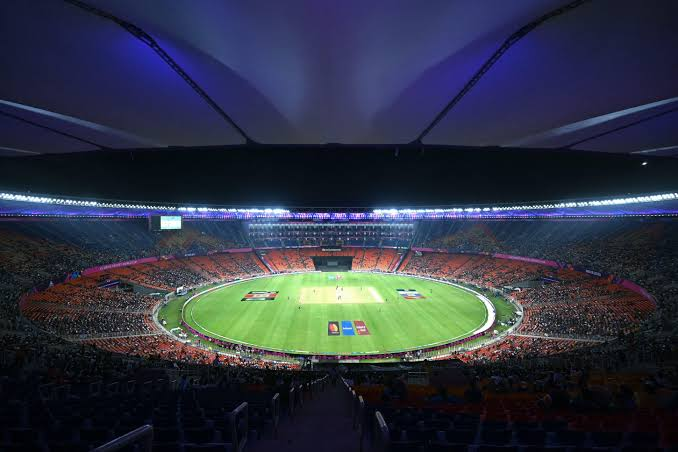
#> input picture ipl_killed/thumb/src/stadium.jpg, 678 x 452 px, given in place of stadium.png, which was not available
$ python make_thumb_v2.py
#> lines starting #> are read from the running program, lines starting #| are printed output that depends on the picture; after the words box and inside, x2 and y2 are one past the last pixel; in counts of white or black regions, pixels touching at a corner belong together
#!/usr/bin/env python3
"""Karun '303* -> FORGOTTEN' thumbnail, v2: real 303* celebration (warm gold, rays, confetti) vs a tight 2025
face (cold teal, rim light, haze), glowing jagged crack, tilted 3D text, curved arrow, branded badge.
python3 make_thumb_v2.py -> out/Karun_303_thumbnail_v2.jpg"""
import math
import os

import numpy as np
from PIL import Image, ImageDraw, ImageEnhance, ImageFilter, ImageFont
from scipy import ndimage as nd

HERE = os.path.dirname(os.path.abspath(__file__))
ROOT = os.path.dirname(HERE)
ANTON = os.path.join(ROOT, "doc_video", "thumb", "fonts", "Anton-Regular.woff")
STADIUM = os.path.join(ROOT, "ipl_killed", "thumb", "up", "stadium.png")
W, H = 1280, 720
Y, INK, RED = (255, 222, 89), (14, 14, 16), (222, 32, 38)
rng = np.random.default_rng(11)


def cover(im, w, h, fx=0.5, fy=0.5):
    s = max(w / im.width, h / im.height)
    im = im.resize((round(im.width * s), round(im.height * s)), Image.LANCZOS)
    x, y = int((im.width - w) * fx), int((im.height - h) * fy)
    return im.crop((x, y, x + w, y + h))


def crack_x(y):
    """Jagged seam position at row y (about 40% across, leaning slightly)."""
    base = 505 - (y - H / 2) * 0.10
    return base + 14 * math.sin(y / 23.0) + 9 * math.sin(y / 7.3 + 1.0)


def background():
    bg = cover(Image.open(STADIUM).convert("RGB"), W, H, 0.5, 0.3).filter(ImageFilter.GaussianBlur(10))
    a = np.asarray(bg, np.float32) / 255
    lum = a.mean(2, keepdims=True)
    warm = np.clip(lum * np.array([1.55, 1.05, 0.45]) * 1.15 + np.array([0.10, 0.05, 0.0]), 0, 1)
    cold = np.clip(lum * np.array([0.35, 0.62, 0.80]) * 0.85, 0, 1)
    xx = np.arange(W)[None, :]
    seam = np.array([crack_x(y) for y in range(H)])[:, None]
    left = (xx < seam).astype(np.float32)[..., None]
    out = warm * left + cold * (1 - left)
    yy, xg = np.mgrid[0:H, 0:W]
    # light rays fanning from behind the celebrating Karun (left)
    ang = np.arctan2(yy - 120, xg - 250)
    rays = (0.5 + 0.5 * np.cos(ang * 18)) ** 6 * np.exp(-((xg - 250) ** 2 + (yy - 120) ** 2) / (2 * 380 ** 2))
    out += (rays * left[..., 0])[..., None] * np.array([1.0, 0.75, 0.3]) * 0.55
    # heavy vignette on the cold side, soft on the warm side
    r = ((xg - 880) / 520) ** 2 + ((yy - 320) / 420) ** 2
    out *= np.clip(1 - 0.75 * r, 0.15, 1)[..., None] * (1 - left) + np.clip(1 - 0.25 * (((xg - 250) / 500) ** 2 + ((yy - 300) / 450) ** 2), 0.5, 1)[..., None] * left
    return Image.fromarray(np.clip(out * 255, 0, 255).astype(np.uint8)).convert("RGBA"), left[..., 0]


# [32 lines left out: functions tone, place_person, not called in this run]


def confetti(base, left_mask):
    lay = Image.new("RGBA", (W, H), (0, 0, 0, 0))
    d = ImageDraw.Draw(lay)
    for _ in range(70):
        x, y = rng.uniform(0, 470), rng.uniform(0, H)
        if left_mask[int(min(y, H - 1)), int(min(x, W - 1))] < 0.5:
            continue
        w, h = rng.uniform(5, 11), rng.uniform(3, 6)
        col = [(255, 214, 90), (255, 236, 160), (255, 170, 60)][rng.integers(0, 3)]
        piece = Image.new("RGBA", (int(w * 2), int(w * 2)), (0, 0, 0, 0))
        ImageDraw.Draw(piece).rectangle((w / 2, w - h / 2, w * 1.5, w + h / 2), fill=col + (int(rng.uniform(140, 230)),))
        piece = piece.rotate(rng.uniform(0, 180), resample=Image.BICUBIC)
        lay.alpha_composite(piece, (int(x), int(y)))
    base.alpha_composite(lay.filter(ImageFilter.GaussianBlur(0.6)))


def haze(base, left_mask):
    lay = np.zeros((H, W), np.float32)
    for _ in range(140):                                          # thin dark-blue rain streaks
        x, y, l = rng.uniform(480, W), rng.uniform(-40, H), rng.uniform(30, 70)
        xs = np.linspace(x, x - l * 0.25, 30).astype(int)
        ys = np.linspace(y, y + l, 30).astype(int)
        ok = (xs >= 0) & (xs < W) & (ys >= 0) & (ys < H)
        lay[ys[ok], xs[ok]] = rng.uniform(0.25, 0.55)
    smoke = nd.gaussian_filter(rng.random((H // 8, W // 8)).astype(np.float32), 3)
    smoke = np.kron(smoke, np.ones((8, 8)))[:H, :W]
    smoke = np.clip((smoke - smoke.mean()) * 6 + 0.25, 0, 0.5)
    a = (nd.gaussian_filter(lay, 0.6) * 0.8 + smoke * 0.45) * (1 - left_mask)
    lay_img = Image.new("RGBA", (W, H), (150, 190, 215, 0))
    lay_img.putalpha(Image.fromarray(np.clip(a * 255, 0, 160).astype(np.uint8)))
    base.alpha_composite(lay_img)


# [82 lines left out: functions crack, tilted_box, drop, curved_arrow, badge, not called in this run]


def main():
    base, left = background()
#> in cover, `s = max(w / im.width, h / im.height)`: s = 1.89
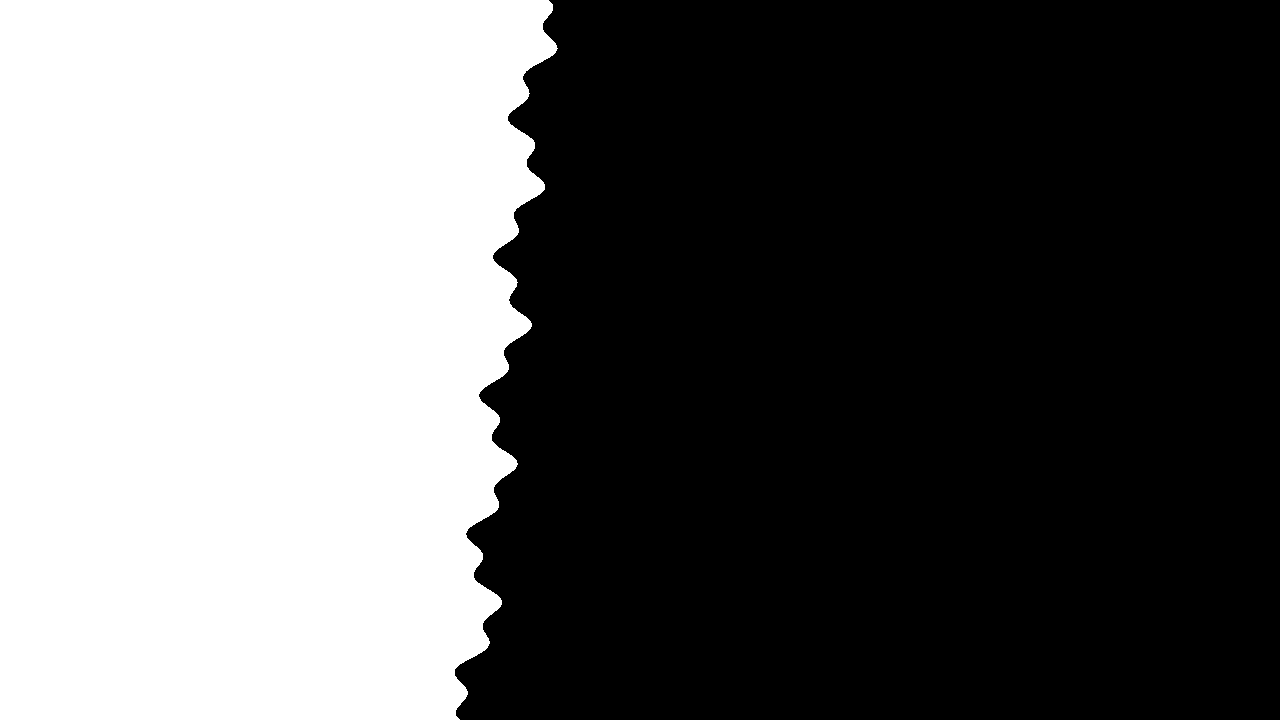
#> left: shape (720, 1280) float32; values 0 (black) and 1 (white), 39.5% white; 1 white region, box (x1, y1, x2, y2) and area: (0, 0, 558, 720) 364014
    confetti(base, left)
#> after the loop in confetti, `for _ in range(70):`:
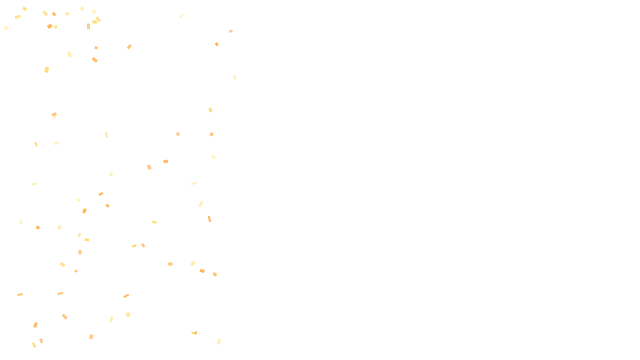
#> lay: PIL image 1280x720 RGBA (shown at 1/2 size); mean R, G, B, A 1.2, 1, 0.4, 0.7; transparent parts drawn white
    haze(base, left)
#> the loop in haze, `for _ in range(140):` made 140 passes
#> (x, y, l) on passes 1 to 8: (1021.2, 320.6, 66.22), (1134.4, 709.6, 65.92), (607.3, 85.46, 39.13), (572.3, 74.53, 30.74), (768.9, 435.8, 48.18), (1124.9, 251.1, 51.41), (708.4, 129.3, 42.34), (940, 212.9, 43.07)
#> after the loop in haze, `for _ in range(140):`:
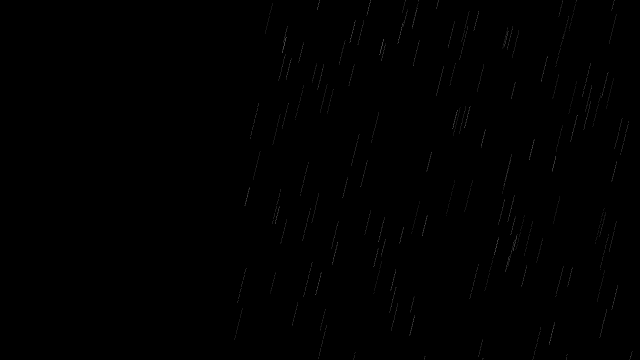
#> lay: shape (720, 1280) float32 (shown at 1/2 size); min 0, max 0.549, mean 0.0017
#> in haze, `smoke = np.clip((smoke - smoke.mean()) * 6 + 0.25, 0, 0.5)`:
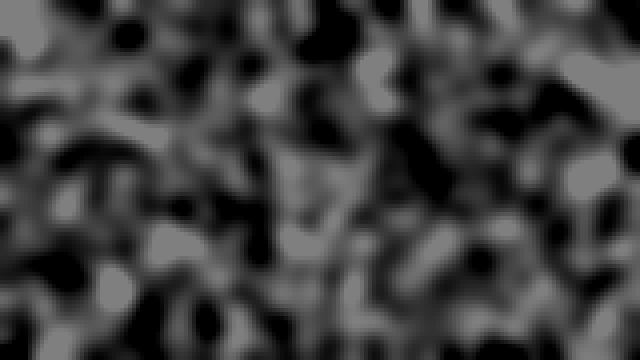
#> smoke: shape (720, 1280) float64 (shown at 1/2 size); min 0, max 0.5, mean 0.249
#> in haze, `base.alpha_composite(lay_img)`:
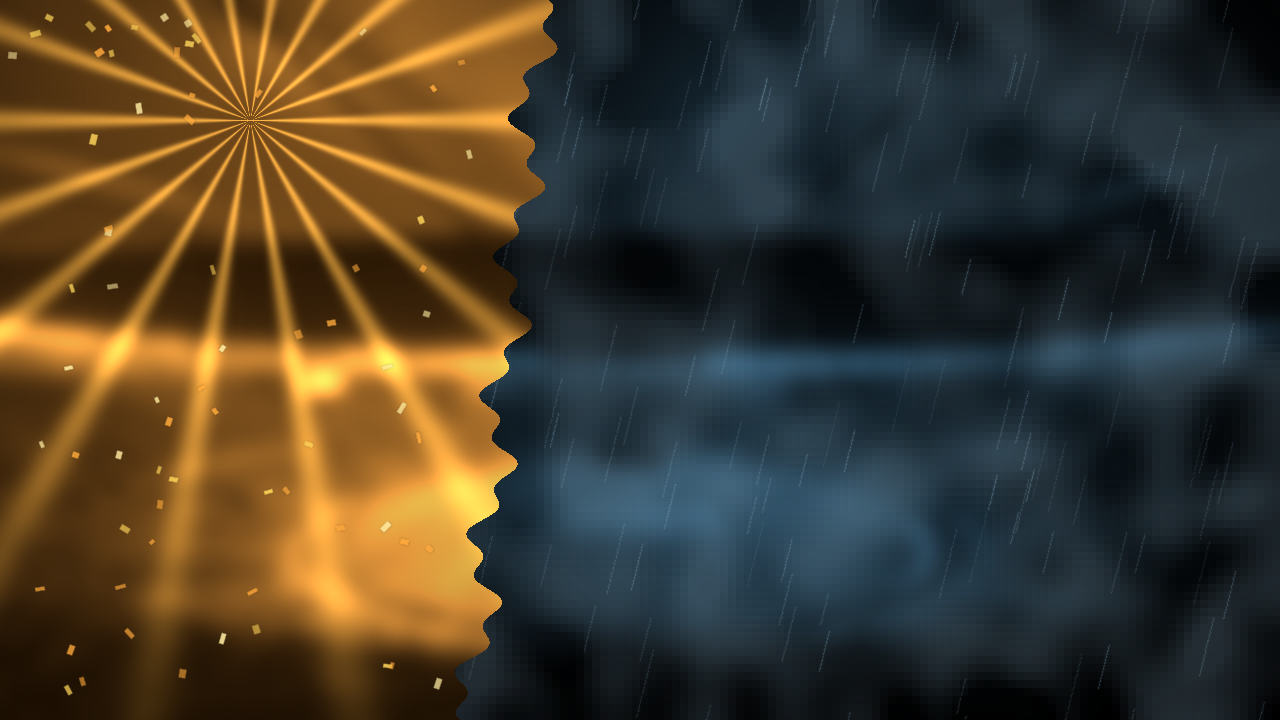
#> base: PIL image 1280x720 RGBA; mean R, G, B, A 69.3, 60.3, 43.7, 255

    # right: Karun now, tight on the face, cold teal, blue rim light
#> (the run stopped early here; a loop or call above may not have finished)

$ run again, with ipl_killed/thumb/src/bumrah.jpg copied over ipl_killed/thumb/src/stadium.jpg
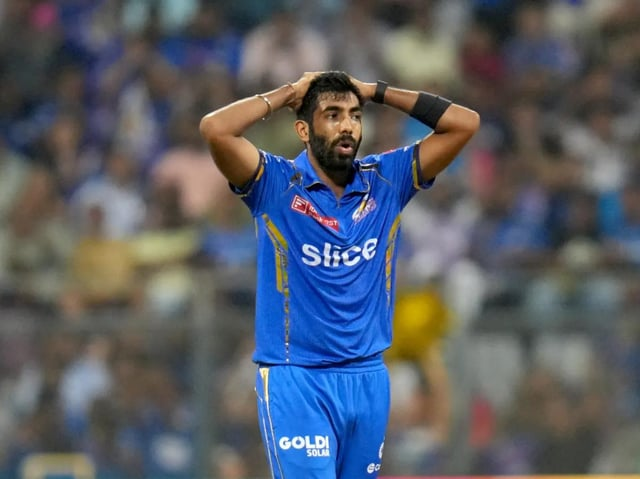
#> input picture ipl_killed/thumb/src/bumrah.jpg, 640 x 479 px, given in place of stadium.png, which was not available
#> s = 2
#> in main, `base, left = background()`:
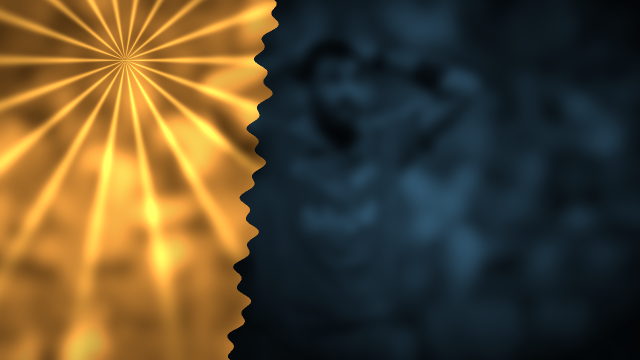
#> base: PIL image 1280x720 RGBA (shown at 1/2 size); mean R, G, B, A 86, 71.8, 45.9, 255
#> left: shape (720, 1280) float32; values 0 (black) and 1 (white), 39.5% white; 1 white region, box (x1, y1, x2, y2) and area: (0, 0, 558, 720) 364014
#> the loop in haze, `for _ in range(140):` made 140 passes
#> (x, y, l) on passes 1 to 8: (1021.2, 320.6, 66.22), (1134.4, 709.6, 65.92), (607.3, 85.46, 39.13), (572.3, 74.53, 30.74), (768.9, 435.8, 48.18), (1124.9, 251.1, 51.41), (708.4, 129.3, 42.34), (940, 212.9, 43.07)
#> in haze, `base.alpha_composite(lay_img)`:
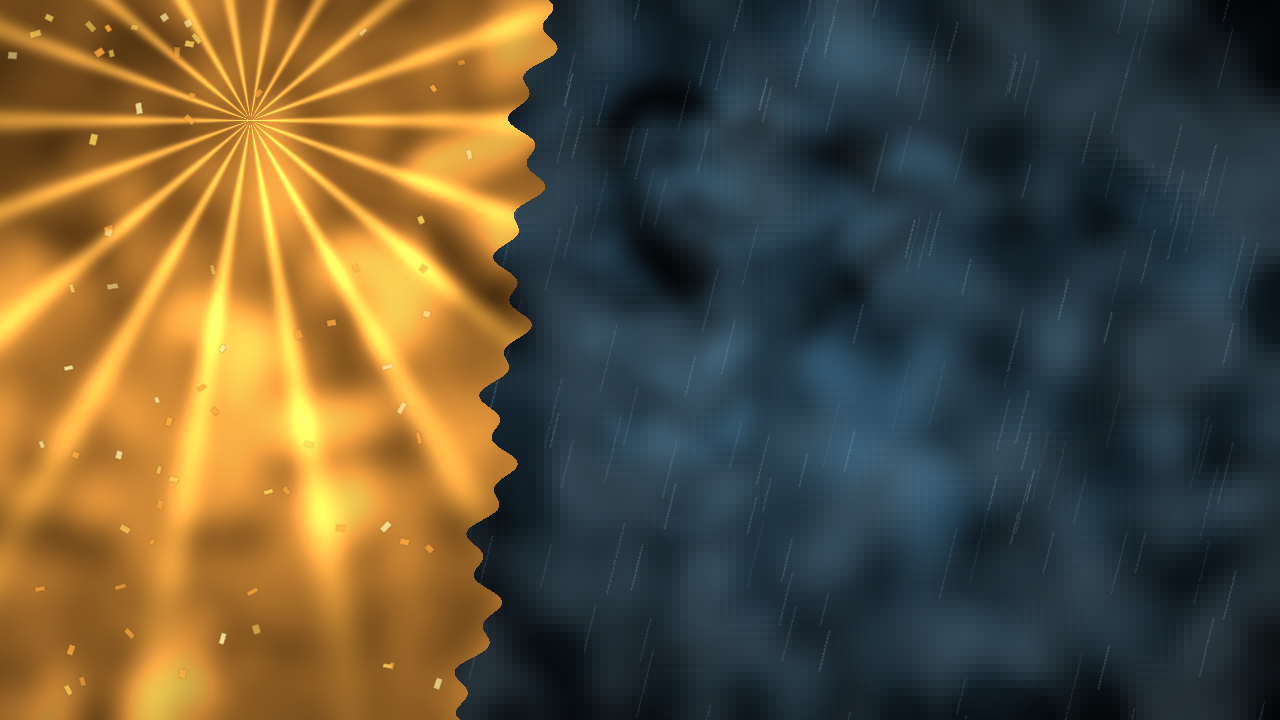
#> base: PIL image 1280x720 RGBA; mean R, G, B, A 95.1, 82.8, 57.9, 255

$ run again, with ipl_killed/thumb/src/kohli.jpg copied over ipl_killed/thumb/src/stadium.jpg
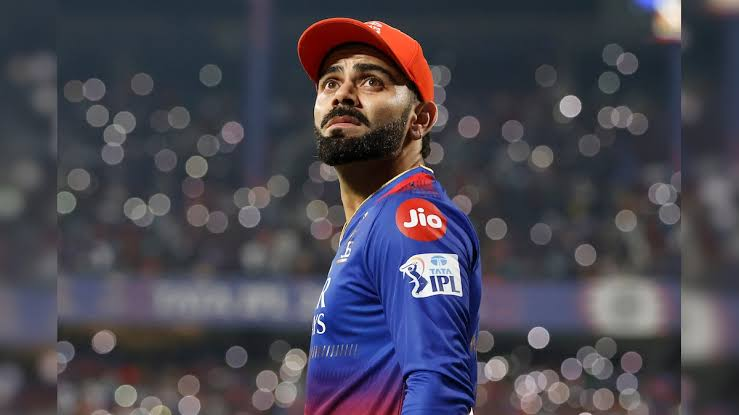
#> input picture ipl_killed/thumb/src/kohli.jpg, 739 x 415 px, given in place of stadium.png, which was not available
#> s = 1.73
#> in main, `base, left = background()`:
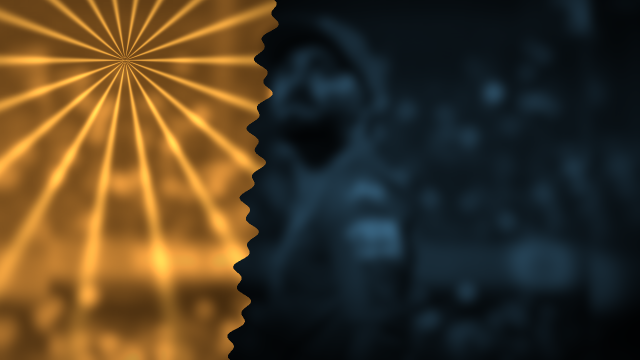
#> base: PIL image 1280x720 RGBA (shown at 1/2 size); mean R, G, B, A 72.1, 57.9, 36.4, 255
#> left: shape (720, 1280) float32; values 0 (black) and 1 (white), 39.5% white; 1 white region, box (x1, y1, x2, y2) and area: (0, 0, 558, 720) 364014
#> the loop in haze, `for _ in range(140):` made 140 passes
#> (x, y, l) on passes 1 to 8: (1021.2, 320.6, 66.22), (1134.4, 709.6, 65.92), (607.3, 85.46, 39.13), (572.3, 74.53, 30.74), (768.9, 435.8, 48.18), (1124.9, 251.1, 51.41), (708.4, 129.3, 42.34), (940, 212.9, 43.07)
#> in haze, `base.alpha_composite(lay_img)`:
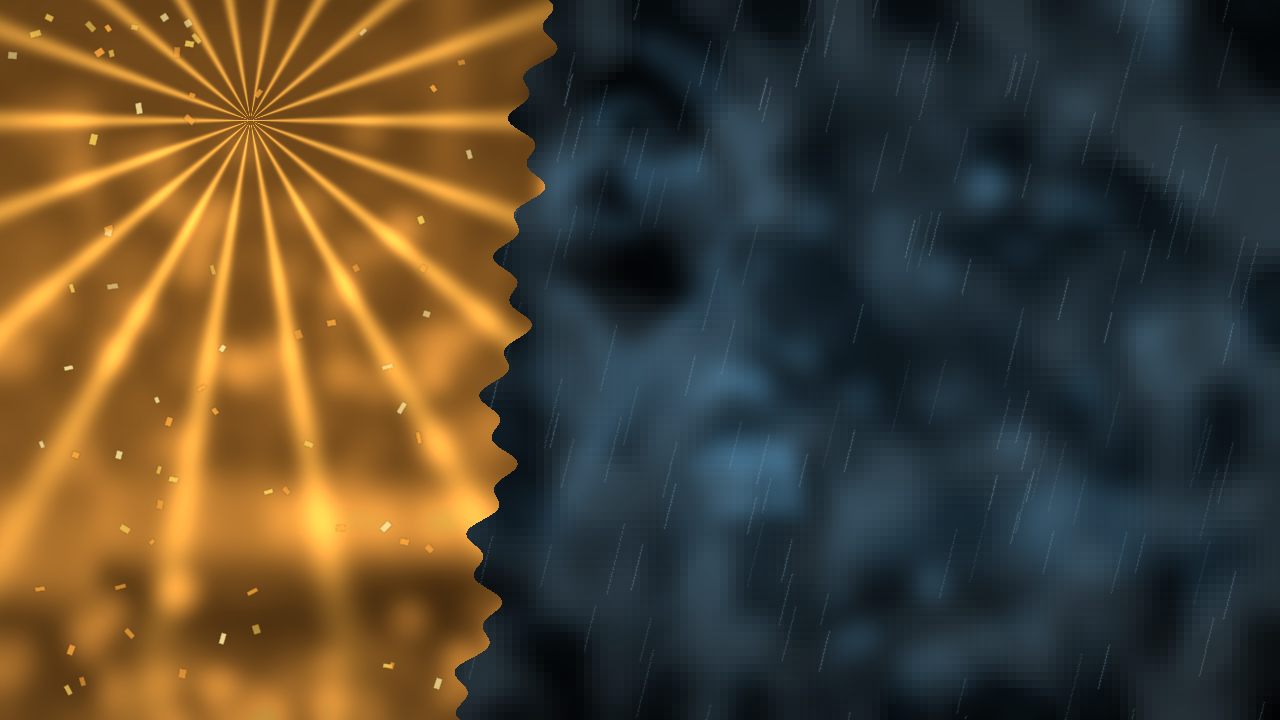
#> base: PIL image 1280x720 RGBA; mean R, G, B, A 81.6, 69.3, 48.9, 255
